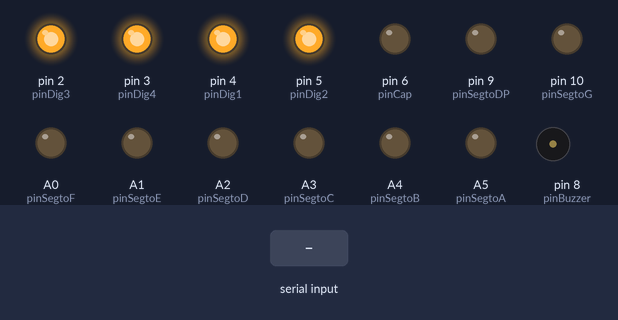
This sketch was run on a simulated Arduino Uno, built with avr-gcc and run on an emulated ATmega328P. Shown: output pins drawn as LEDs (lit = HIGH), buzzer (waves = sounding, pin HIGH). Inputs (shaded band) come from the test bench. What the sketch prints to the serial monitor is not drawn.

Above: at 1.2 s.
1.3 s: "3" received over Serial
At 1.8 s:
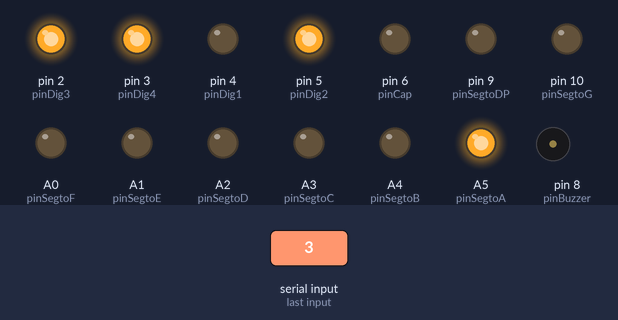
At 2.3 s:
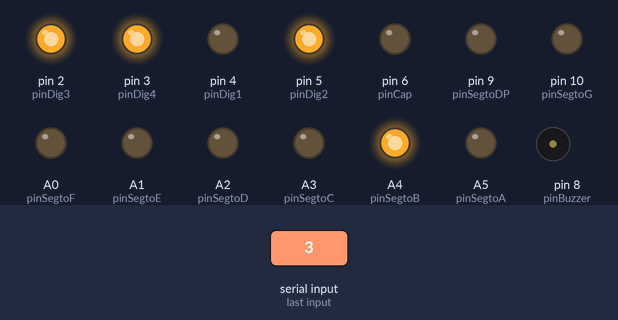
Timing chart, 0 to 21.4 s (numbered marks = the images above; inputs shaded):
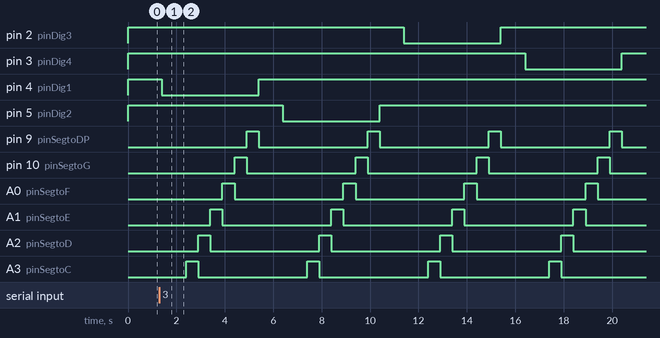

The sketch:

TestePlacaCap.ino
```cpp
/*
 * Teste da placa de capacimetro / relogio
 * 17/08/19 - Daniel Quadros
 * https://dqsoft.blogspot.com
 */

// Conexões
const int pinBuzzer = 8;
const int pinTec1 = 11;
const int pinTec2 = 12;
const int pinTec3 = 13;
const int pinCap = 6;
const int pinDig1 = 4;
const int pinDig2 = 5;
const int pinDig3 = 2;
const int pinDig4 = 3;
const int pinSegtoA = A5;
const int pinSegtoB = A4;
const int pinSegtoC = A3;
const int pinSegtoD = A2;
const int pinSegtoE = A1;
const int pinSegtoF = A0;
const int pinSegtoG = 10;
const int pinSegtoDP = 9;


// Iniciação
void setup() {
  pinMode (pinBuzzer, OUTPUT);
  pinMode (pinTec1, INPUT_PULLUP);
  pinMode (pinTec2, INPUT_PULLUP);
  pinMode (pinTec3, INPUT_PULLUP);
  pinMode (pinDig1, OUTPUT);
  pinMode (pinDig2, OUTPUT);
  pinMode (pinDig3, OUTPUT);
  pinMode (pinDig4, OUTPUT);
  pinMode (pinSegtoA, OUTPUT);
  pinMode (pinSegtoB, OUTPUT);
  pinMode (pinSegtoC, OUTPUT);
  pinMode (pinSegtoD, OUTPUT);
  pinMode (pinSegtoE, OUTPUT);
  pinMode (pinSegtoF, OUTPUT);
  pinMode (pinSegtoG, OUTPUT);
  pinMode (pinSegtoDP, OUTPUT);

  digitalWrite (pinBuzzer, LOW);
  digitalWrite (pinDig1, HIGH);
  digitalWrite (pinDig2, HIGH);
  digitalWrite (pinDig3, HIGH);
  digitalWrite (pinDig4, HIGH);
  digitalWrite (pinSegtoA, LOW);
  digitalWrite (pinSegtoB, LOW);
  digitalWrite (pinSegtoC, LOW);
  digitalWrite (pinSegtoD, LOW);
  digitalWrite (pinSegtoE, LOW);
  digitalWrite (pinSegtoF, LOW);
  digitalWrite (pinSegtoG, LOW);
  digitalWrite (pinSegtoDP, LOW);

  pinMode (pinCap, OUTPUT);
  digitalWrite (pinCap, LOW);

  Serial.begin(9600);
}

// Laço principal
void loop() {
  switch (menu()) {
    case 1:
      testeBuzzer();
      break;
    case 2:
      testeTecla();
      break;
    case 3:
      testeDisplay();
      break;
  }
}

// Mostra menu e lê a opção
int menu () {
  Serial.println ("1: Buzzer");
  Serial.println ("2: Teclas");
  Serial.println ("3: Display");
  Serial.print ("Opcao: ");

  while (!Serial.available()) {
    delay (100);
  }
  int opc = Serial.read();
  Serial.println ();
  if (opc == '1') {
    return 1;
  } else if (opc == '2') {
    return 2;
  } else if (opc == '3') {
    return 3;
  }
  return 0;
}

// Teste do Buzzer
void testeBuzzer () {
  digitalWrite (pinBuzzer, HIGH);
  delay (1000);
  digitalWrite (pinBuzzer, LOW);
}

// Teste das teclas
void testeTecla () {
  uint8_t anterior = 0;
  uint8_t leitura;
  Serial.println ("Aperte as tres teclas juntas para sair");
  while (anterior != 7) {
    leitura = 0;
    if (digitalRead(pinTec1) == LOW) {
      leitura |= 1;
    }
    if (digitalRead(pinTec2) == LOW) {
      leitura |= 2;
    }
    if (digitalRead(pinTec3) == LOW) {
      leitura |= 4;
    }
    if (leitura != anterior) {
      anterior = leitura;
      Serial.print ((leitura & 1) ? "X" : "-");
      Serial.print ((leitura & 2) ? "X" : "-");
      Serial.println ((leitura & 4) ? "X" : "-");
    }
    delay (100);
  }
}

// Conexões ao display
int pinDigito[] = { pinDig1, pinDig2, pinDig3, pinDig4 };
int pinSegto[] = { pinSegtoA, pinSegtoB, pinSegtoC, pinSegtoD,
                   pinSegtoE, pinSegtoF, pinSegtoG, pinSegtoDP };

// Teste do display
void testeDisplay () {
  for (int rep = 0; rep < 3; rep++) {
    for (int dig = 0; dig < 4; dig++) {
      digitalWrite (pinDigito[dig], LOW);
      for (int segto = 0; segto < 8; segto++) {
        digitalWrite (pinSegto[segto], HIGH);
        delay (500);
        digitalWrite (pinSegto[segto], LOW);
      }
      digitalWrite (pinDigito[dig], HIGH);
      delay(1000);
    }
  }
}
```

Measured:
- after the input at 1.3 s, pin 2 (pinDig3): HIGH → LOW after 10.1 s, → HIGH 4.0 s later; pin 3 (pinDig4): HIGH → LOW after 15.1 s, → HIGH 4.0 s later
